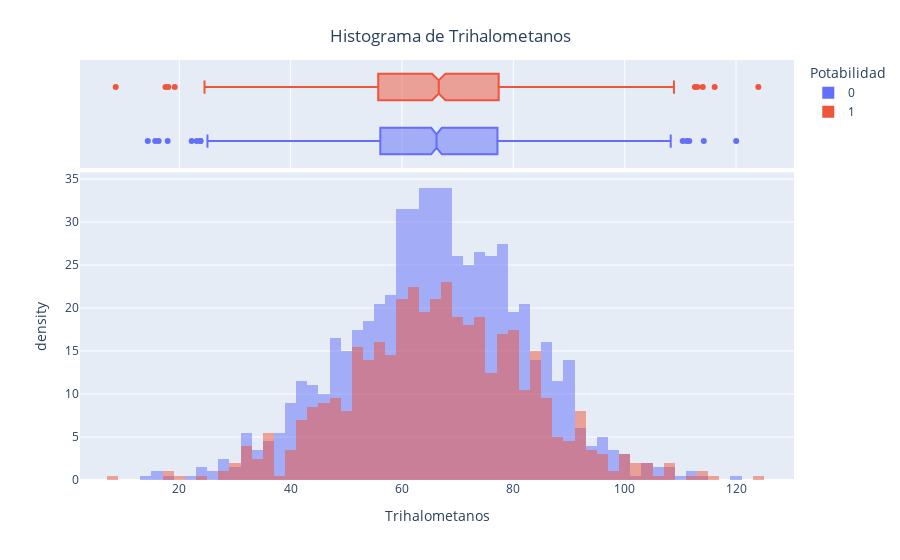

The notebook cell saved with this chart:
### Markdown cell above
## Trihalometanos
Los THM son sustancias químicas que se pueden encontrar en el agua tratada con cloro. La concentración de THM en el agua potable varía según el nivel de materia orgánica en el agua, la cantidad de cloro requerida para tratar el agua y la temperatura del agua que se está tratando. Los niveles de THM de hasta 80 ppm se consideran seguros en el agua potable.

### Code cell
graficaDeHistograma("Trihalometanos")

### Figure 1 — Plotly figure (JSON) as saved in the notebook; plotly's stock layout.template omitted (floating-point values rounded to 4 significant figures; data arrays with more than 128 entries replaced by an {"elided": "..."} marker saying what was removed)
{"data": [{"alignmentgroup": "True", "bingroup": "x", "histnorm": "density", "hovertemplate": "Potabilidad=0<br>Trihalometanos=%{x}<br>density=%{y}<extra></extra>", "legendgroup": "0", "marker": {"color": "#636efa", "opacity": 0.5, "pattern": {"shape": ""}}, "name": "0", "offsetgroup": "0", "orientation": "v", "showlegend": true, "type": "histogram", "x": {"elided": "1200 float values"}, "xaxis": "x", "yaxis": "y"}, {"alignmentgroup": "True", "hovertemplate": "Potabilidad=0<br>Trihalometanos=%{x}<extra></extra>", "legendgroup": "0", "marker": {"color": "#636efa"}, "name": "0", "notched": true, "offsetgroup": "0", "showlegend": false, "type": "box", "x": {"elided": "1200 float values"}, "xaxis": "x2", "yaxis": "y2"}, {"alignmentgroup": "True", "bingroup": "x", "histnorm": "density", "hovertemplate": "Potabilidad=1<br>Trihalometanos=%{x}<br>density=%{y}<extra></extra>", "legendgroup": "1", "marker": {"color": "#EF553B", "opacity": 0.5, "pattern": {"shape": ""}}, "name": "1", "offsetgroup": "1", "orientation": "v", "showlegend": true, "type": "histogram", "x": {"elided": "811 float values"}, "xaxis": "x", "yaxis": "y"}, {"alignmentgroup": "True", "hovertemplate": "Potabilidad=1<br>Trihalometanos=%{x}<extra></extra>", "legendgroup": "1", "marker": {"color": "#EF553B"}, "name": "1", "notched": true, "offsetgroup": "1", "showlegend": false, "type": "box", "x": {"elided": "811 float values"}, "xaxis": "x2", "yaxis": "y2"}], "layout": {"barmode": "overlay", "legend": {"title": {"text": "Potabilidad"}, "tracegroupgap": 0}, "margin": {"t": 60}, "title": {"text": " Histograma de Trihalometanos", "x": 0.5, "xanchor": "center", "yanchor": "top"}, "xaxis": {"anchor": "y", "domain": [0, 1], "title": {"text": "Trihalometanos"}}, "xaxis2": {"anchor": "y2", "domain": [0, 1], "matches": "x", "showgrid": true, "showticklabels": false}, "yaxis": {"anchor": "x", "domain": [0, 0.7326], "title": {"text": "density"}}, "yaxis2": {"anchor": "x2", "domain": [0.7426, 1], "matches": "y2", "showgrid": false, "showline": false, "showticklabels": false, "ticks": ""}}}
